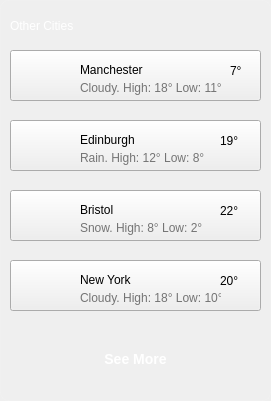
     <widget class="QWidget" name="widget_5" native="true">
      <property name="geometry">
       <rect>
        <x>470</x>
        <y>110</y>
        <width>271</width>
        <height>401</height>
       </rect>
      </property>
      <property name="styleSheet">
       <string notr="true"/>
      </property>
      <widget class="QLabel" name="label_11">
       <property name="geometry">
        <rect>
         <x>10</x>
         <y>10</y>
         <width>141</width>
         <height>31</height>
        </rect>
       </property>
       <property name="styleSheet">
        <string notr="true">font: 20pt &quot;Segoe UI&quot;;
color: rgb(255, 255, 255)</string>
       </property>
       <property name="text">
        <string>Other Cities</string>
       </property>
      </widget>
      <widget class="QPushButton" name="pushButton_4">
       <property name="geometry">
        <rect>
         <x>10</x>
         <y>50</y>
         <width>251</width>
         <height>51</height>
        </rect>
       </property>
       <property name="text">
        <string/>
       </property>
      </widget>
      <widget class="QPushButton" name="pushButton_5">
       <property name="geometry">
        <rect>
         <x>10</x>
         <y>120</y>
         <width>251</width>
         <height>51</height>
        </rect>
       </property>
       <property name="text">
        <string/>
       </property>
      </widget>
      <widget class="QPushButton" name="pushButton_8">
       <property name="geometry">
        <rect>
         <x>10</x>
         <y>343</y>
         <width>251</width>
         <height>31</height>
        </rect>
       </property>
       <property name="styleSheet">
        <string notr="true">    background-color: qlineargradient(
        spread:pad, x1:0, y1:0, x2:1, y2:1,
        stop:0 rgba(30, 144, 255, 255),  /* Màu xanh sáng */
        stop:1 rgba(0, 102, 204, 255)   /* Màu xanh đậm */
    );
    color: white; 
    border-radius: 10px;
    padding: 8px 15px;
    font-size: 14px;
    font-weight: bold;
    border: none;</string>
       </property>
       <property name="text">
        <string>See More</string>
       </property>
      </widget>
      <widget class="QPushButton" name="pushButton_6">
       <property name="geometry">
        <rect>
         <x>10</x>
         <y>260</y>
         <width>251</width>
         <height>51</height>
        </rect>
       </property>
       <property name="text">
        <string/>
       </property>
      </widget>
      <widget class="QPushButton" name="pushButton_7">
       <property name="geometry">
        <rect>
         <x>10</x>
         <y>190</y>
         <width>251</width>
         <height>51</height>
        </rect>
       </property>
       <property name="text">
        <string/>
       </property>
      </widget>
      <widget class="QLabel" name="label_13">
       <property name="geometry">
        <rect>
         <x>20</x>
         <y>130</y>
         <width>41</width>
         <height>31</height>
        </rect>
       </property>
       <property name="text">
        <string/>
       </property>
       <property name="pixmap">
        <pixmap>../img/heavy-rain.png</pixmap>
       </property>
       <property name="scaledContents">
        <bool>true</bool>
       </property>
      </widget>
      <widget class="QLabel" name="label_14">
       <property name="geometry">
        <rect>
         <x>20</x>
         <y>200</y>
         <width>41</width>
         <height>31</height>
        </rect>
       </property>
       <property name="text">
        <string/>
       </property>
       <property name="pixmap">
        <pixmap>../img/heavy-rain.png</pixmap>
       </property>
       <property name="scaledContents">
        <bool>true</bool>
       </property>
      </widget>
      <widget class="QLabel" name="label_15">
       <property name="geometry">
        <rect>
         <x>20</x>
         <y>270</y>
         <width>41</width>
         <height>31</height>
        </rect>
       </property>
       <property name="text">
        <string/>
       </property>
       <property name="pixmap">
        <pixmap>../img/cloud.png</pixmap>
       </property>
       <property name="scaledContents">
        <bool>true</bool>
       </property>
      </widget>
      <widget class="QLabel" name="label_16">
       <property name="geometry">
        <rect>
         <x>20</x>
         <y>60</y>
         <width>41</width>
         <height>31</height>
        </rect>
       </property>
       <property name="text">
        <string/>
       </property>
       <property name="pixmap">
        <pixmap>../img/cloud.png</pixmap>
       </property>
       <property name="scaledContents">
        <bool>true</bool>
       </property>
      </widget>
      <widget class="QLabel" name="label_12">
       <property name="geometry">
        <rect>
         <x>80</x>
         <y>60</y>
         <width>71</width>
         <height>20</height>
        </rect>
       </property>
       <property name="text">
        <string>Manchester</string>
       </property>
      </widget>
      <widget class="QLabel" name="label_17">
       <property name="geometry">
        <rect>
         <x>80</x>
         <y>80</y>
         <width>141</width>
         <height>16</height>
        </rect>
       </property>
       <property name="styleSheet">
        <string notr="true">color:rgb(116, 116, 116);
</string>
       </property>
       <property name="text">
        <string>Cloudy. High: 18° Low: 11°</string>
       </property>
      </widget>
      <widget class="QLabel" name="label_18">
       <property name="geometry">
        <rect>
         <x>230</x>
         <y>60</y>
         <width>21</width>
         <height>21</height>
        </rect>
       </property>
       <property name="styleSheet">
        <string notr="true">font: 12pt &quot;Segoe UI&quot;;</string>
       </property>
       <property name="text">
        <string>7°</string>
       </property>
      </widget>
      <widget class="QLabel" name="label_19">
       <property name="geometry">
        <rect>
         <x>80</x>
         <y>130</y>
         <width>71</width>
         <height>20</height>
        </rect>
       </property>
       <property name="text">
        <string>Edinburgh</string>
       </property>
      </widget>
      <widget class="QLabel" name="label_20">
       <property name="geometry">
        <rect>
         <x>80</x>
         <y>150</y>
         <width>141</width>
         <height>16</height>
        </rect>
       </property>
       <property name="styleSheet">
        <string notr="true">color:rgb(116, 116, 116);
</string>
       </property>
       <property name="text">
        <string>Rain. High: 12° Low: 8°</string>
       </property>
      </widget>
      <widget class="QLabel" name="label_21">
       <property name="geometry">
        <rect>
         <x>220</x>
         <y>130</y>
         <width>31</width>
         <height>21</height>
        </rect>
       </property>
       <property name="styleSheet">
        <string notr="true">font: 12pt &quot;Segoe UI&quot;;</string>
       </property>
       <property name="text">
        <string>19°</string>
       </property>
      </widget>
      <widget class="QLabel" name="label_22">
       <property name="geometry">
        <rect>
         <x>80</x>
         <y>200</y>
         <width>71</width>
         <height>20</height>
        </rect>
       </property>
       <property name="text">
        <string>Bristol</string>
       </property>
      </widget>
      <widget class="QLabel" name="label_23">
       <property name="geometry">
        <rect>
         <x>80</x>
         <y>270</y>
         <width>71</width>
         <height>20</height>
        </rect>
       </property>
       <property name="text">
        <string>New York</string>
       </property>
      </widget>
      <widget class="QLabel" name="label_24">
       <property name="geometry">
        <rect>
         <x>80</x>
         <y>220</y>
         <width>141</width>
         <height>16</height>
        </rect>
       </property>
       <property name="styleSheet">
        <string notr="true">color:rgb(116, 116, 116);
</string>
       </property>
       <property name="text">
        <string>Snow. High: 8° Low: 2°</string>
       </property>
      </widget>
      <widget class="QLabel" name="label_25">
       <property name="geometry">
        <rect>
         <x>80</x>
         <y>290</y>
         <width>141</width>
         <height>16</height>
        </rect>
       </property>
       <property name="styleSheet">
        <string notr="true">color:rgb(116, 116, 116);
</string>
       </property>
       <property name="text">
        <string>Cloudy. High: 18° Low: 10°</string>
       </property>
      </widget>
      <widget class="QLabel" name="label_26">
       <property name="geometry">
        <rect>
         <x>220</x>
         <y>200</y>
         <width>31</width>
         <height>21</height>
        </rect>
       </property>
       <property name="styleSheet">
        <string notr="true">font: 12pt &quot;Segoe UI&quot;;</string>
       </property>
       <property name="text">
        <string>22°</string>
       </property>
      </widget>
      <widget class="QLabel" name="label_27">
       <property name="geometry">
        <rect>
         <x>220</x>
         <y>270</y>
         <width>31</width>
         <height>21</height>
        </rect>
       </property>
       <property name="styleSheet">
        <string notr="true">font: 12pt &quot;Segoe UI&quot;;</string>
       </property>
       <property name="text">
        <string>20°</string>
       </property>
      </widget>
      <widget class="QLabel" name="label_28">
       <property name="geometry">
        <rect>
         <x>170</x>
         <y>350</y>
         <width>21</width>
         <height>21</height>
        </rect>
       </property>
       <property name="text">
        <string/>
       </property>
       <property name="pixmap">
        <pixmap>../img/arrow-removebg-preview.png</pixmap>
       </property>
       <property name="scaledContents">
        <bool>true</bool>
       </property>
      </widget>
      <widget class="QFrame" name="frame">
       <property name="geometry">
        <rect>
         <x>0</x>
         <y>0</y>
         <width>271</width>
         <height>401</height>
        </rect>
       </property>
       <property name="styleSheet">
        <string notr="true">    background: qlineargradient(
        spread:pad,
        x1:0, y1:0,
        x2:0, y2:1,
        stop:0 rgba(30, 35, 85, 200),   /* Màu xanh tím nhạt hơn, alpha 200 (hơi trong suốt) */
        stop:1 rgba(18, 22, 50, 200)    /* Màu xanh tím đậm hơn, alpha 200 */
    );
    border: 1px solid rgba(255, 255, 255, 20);
    border-radius: 8px;
    padding: 8px;</string>
       </property>
       <property name="frameShape">
        <enum>QFrame::Shape::StyledPanel</enum>
       </property>
       <property name="frameShadow">
        <enum>QFrame::Shadow::Raised</enum>
       </property>
      </widget>
      <zorder>frame</zorder>
      <zorder>label_11</zorder>
      <zorder>pushButton_4</zorder>
      <zorder>pushButton_5</zorder>
      <zorder>pushButton_8</zorder>
      <zorder>pushButton_6</zorder>
      <zorder>pushButton_7</zorder>
      <zorder>label_13</zorder>
      <zorder>label_14</zorder>
      <zorder>label_15</zorder>
      <zorder>label_16</zorder>
      <zorder>label_12</zorder>
      <zorder>label_17</zorder>
      <zorder>label_18</zorder>
      <zorder>label_19</zorder>
      <zorder>label_20</zorder>
      <zorder>label_21</zorder>
      <zorder>label_22</zorder>
      <zorder>label_23</zorder>
      <zorder>label_24</zorder>
      <zorder>label_25</zorder>
      <zorder>label_26</zorder>
      <zorder>label_27</zorder>
      <zorder>label_28</zorder>
     </widget>
